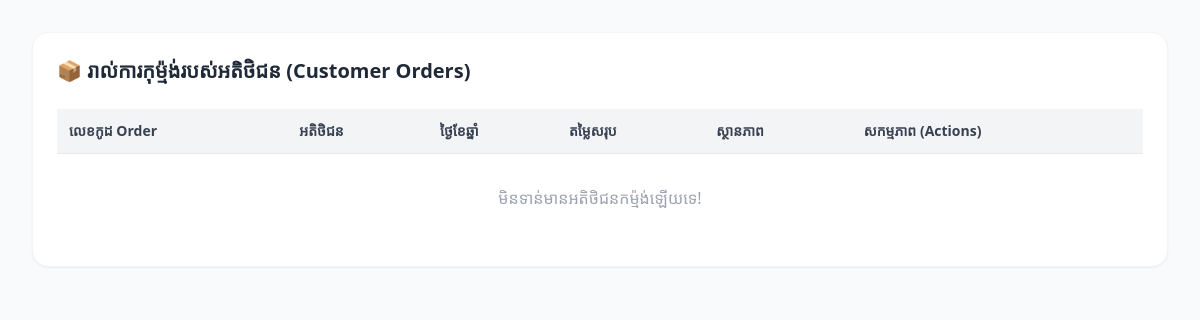
Page /admin-dashboard/orders/ (signed in) on the earlier database version.
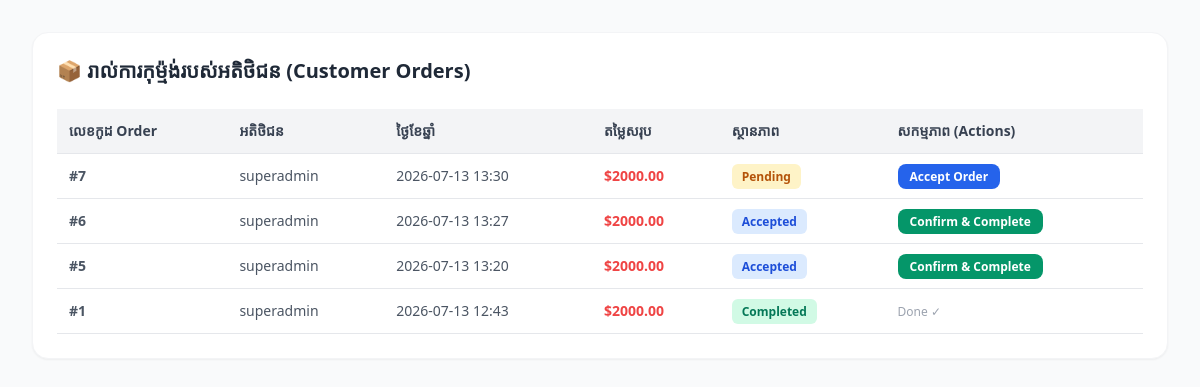
Same page on the later database version.
### adminsystem/models.py (models this page shows, shortened)
class Order(models.Model):
    STATUS_CHOICES = (
        ('Pending', 'Pending'),
        ('Completed', 'Completed'),
        ('Cancelled', 'Cancelled'),
    )
    user = models.ForeignKey(User, on_delete=models.CASCADE, null=True, blank=True)
    total_price = models.DecimalField(max_digits=10, decimal_places=2, default=0.00)
    status = models.CharField(max_length=20, choices=STATUS_CHOICES, default='Pending')
    created_at = models.DateTimeField(auto_now_add=True)

### adminsystem/views.py (the view)
# urls.py: path('admin-dashboard/orders/', views.admin_orders_view, name='admin_orders'),
@login_required(login_url='login')
def admin_orders_view(request):
    if not request.user.is_superuser:
        messages.error(request, "អ្នកគ្មានសិទ្ធិចូលមើលទំព័រនេះទេ!")
        return redirect('index')
    all_orders = Order.objects.all().order_by('-created_at')
    return render(request, 'admin_orders.html', {
        'orders': all_orders
    })

### adminsystem/views.py (called while the page is built)
def active_orders_count(request):
    if request.user.is_authenticated:
        count = Order.objects.filter(
            user=request.user,
            status__in=['Pending', 'Accepted']
        ).count()
        return {'active_orders_count': count}
    return {'active_orders_count': 0}

### adminsystem/templates/admin_orders.html (shortened to what this page needs)
<!DOCTYPE html>
<html lang="en">
<head>
    <script src="https://cdn.tailwindcss.com"></script>
</head>
<body class="bg-gray-50 p-8">
    <div class="max-w-6xl mx-auto bg-white p-6 rounded-2xl shadow-sm border border-gray-100">
        <h3 class="text-xl font-bold text-gray-800 mb-6 flex items-center gap-2">
            📦 រាល់ការកុម្ម៉ង់របស់អតិថិជន (Customer Orders)
        </h3>
        <table class="w-full text-left border-collapse">
            <thead>
                <tr class="bg-gray-100 text-gray-700 text-sm font-bold">
                    <th class="p-3 border-b border-gray-200">លេខកូដ Order</th>
                    <th class="p-3 border-b border-gray-200">អតិថិជន</th>
                    <th class="p-3 border-b border-gray-200">ថ្ងៃខែឆ្នាំ</th>
                    <th class="p-3 border-b border-gray-200">តម្លៃសរុប</th>
                    <th class="p-3 border-b border-gray-200">ស្ថានភាព</th>
                    <th class="p-3 border-b border-gray-200">សកម្មភាព (Actions)</th>
                </tr>
            </thead>
            <tbody>
                {% for order in orders %}
                <tr class="hover:bg-gray-50 text-gray-600 text-sm">
                    <td class="p-3 border-b border-gray-200 font-bold">#{{ order.id }}</td>
                    <td class="p-3 border-b border-gray-200">{{ order.user.username }}</td>
                    <td class="p-3 border-b border-gray-200">{{ order.created_at|date:"Y-m-d H:i" }}</td>
                    <td class="p-3 border-b border-gray-200 text-red-500 font-bold">${{ order.total_price }}</td>
                    <td class="p-3 border-b border-gray-200">
                        <span class="px-2.5 py-1 text-xs font-bold rounded-md
                            {% if order.status == 'Pending' %} bg-amber-100 text-amber-700
                            {% elif order.status == 'Accepted' %} bg-blue-100 text-blue-700
                            {% elif order.status == 'Completed' %} bg-emerald-100 text-emerald-700
                            {% else %} bg-red-100 text-red-700 {% endif %}">
                            {{ order.status }}
                        </span>
                    </td>
                    <td class="p-3 border-b border-gray-200">
                        {% if order.status == 'Pending' %}
                            <a href="{% url 'admin_accept_order' order.id %}" class="bg-blue-600 text-white px-3 py-1 text-xs font-bold rounded-lg hover:bg-blue-700">Accept Order</a>
                        {% elif order.status == 'Accepted' %}
                            <a href="{% url 'admin_complete_order' order.id %}" class="bg-emerald-600 text-white px-3 py-1 text-xs font-bold rounded-lg hover:bg-emerald-700">Confirm & Complete</a>
                        {% else %}
                            <span class="text-xs text-gray-400">Done ✓</span>
                        {% endif %}
                    </td>
                </tr>
                {% empty %}
                <tr>
                    <td colspan="6" class="p-8 text-center text-gray-400">មិនទាន់មានអតិថិជនកម្ម៉ង់ឡើយទេ!</td>
                </tr>
                {% endfor %}
            </tbody>
        </table>
    </div>
</body>
</html>

Differences in the rows shown:
added Order: id "7", user.username "superadmin", created_at "2026-07-13 13:30", total_price "2000.00", status "Pending", shows "Accept Order"
added Order: id "6", user.username "superadmin", created_at "2026-07-13 13:27", total_price "2000.00", status "Accepted", shows "Confirm & Complete"
added Order: id "5", user.username "superadmin", created_at "2026-07-13 13:20", total_price "2000.00", status "Accepted", shows "Confirm & Complete"
added Order: id "1", user.username "superadmin", created_at "2026-07-13 12:43", total_price "2000.00", status "Completed", shows "Done ✓"
Other differences:
text no longer shown: "មិនទាន់មានអតិថិជនកម្ម៉ង់ឡើយទេ!"
